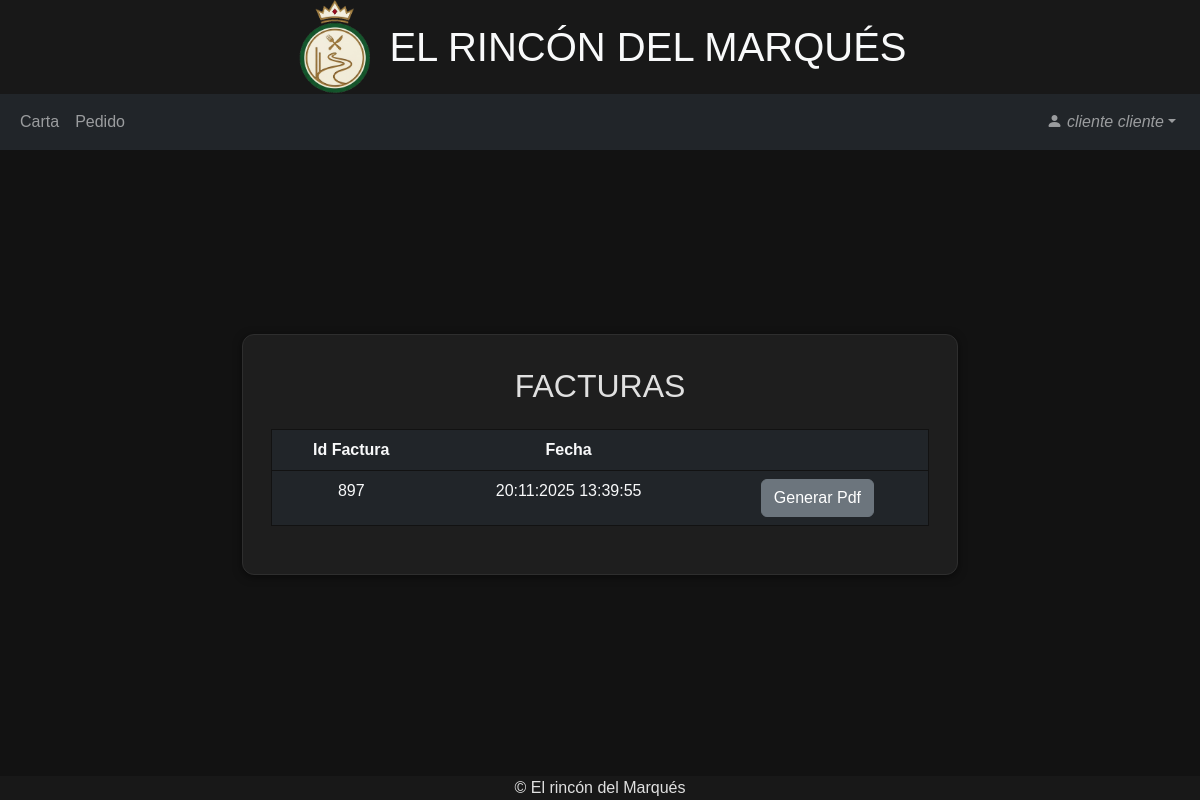
Page /cliente/facturas.php (signed in) on the earlier database version.
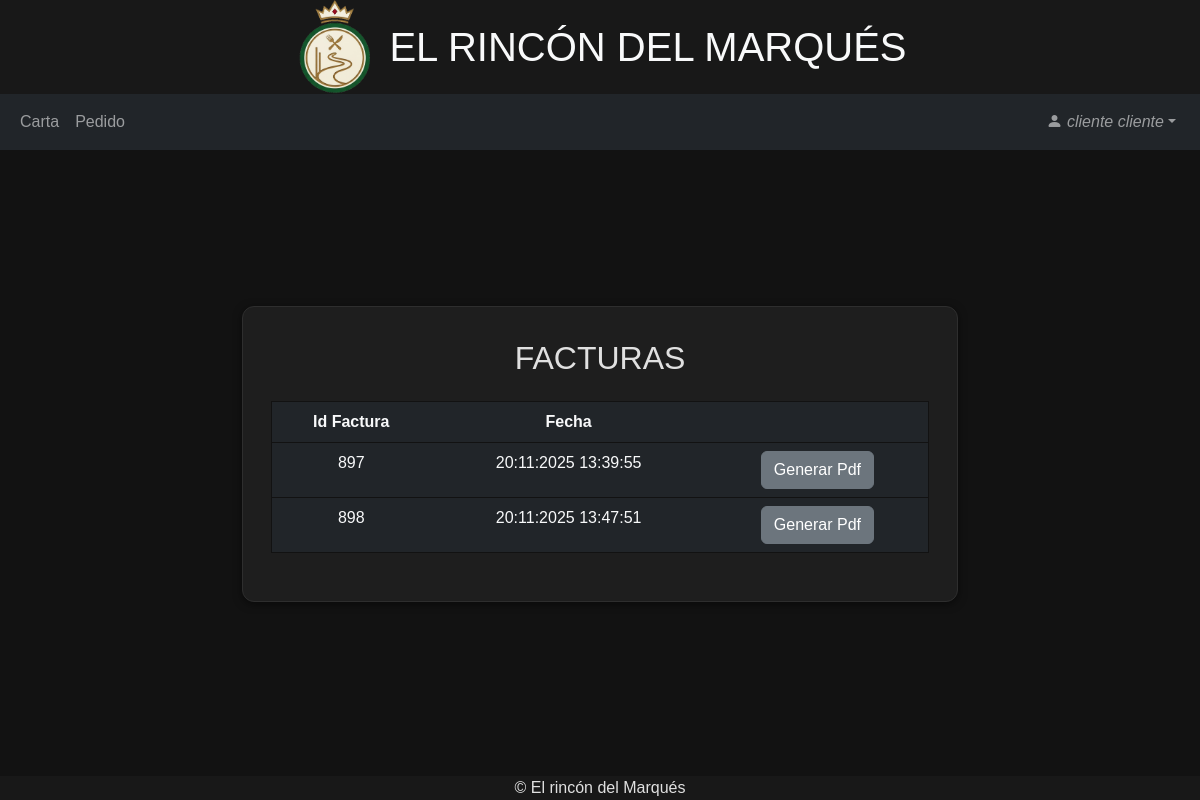
Same page on the later database version.
### tables this page shows
CREATE TABLE `pedido` (
  `id` int(11) NOT NULL,
  `estado` int(11) NOT NULL COMMENT '1-En curso 2-Pagado',
  `dni` varchar(255) NOT NULL,
  `numMesa` int(11) NOT NULL,
  `fecha` varchar(255) NOT NULL,
  `hora` varchar(255) NOT NULL,
  `numComensales` int(11) NOT NULL
);

### cliente/facturas.php (the view, shortened to what this page needs)
<?php
include("../head.php");
?>
<body>
    <?php
    include("../header.php");
    ?>
    <?php
    include("navbarCliente.php");
    ?>
    <section class="d-flex align-items-center">
        <div class="container mt-5">
            <div class="row justify-content-center">
                <div class="col col-md-10 col-lg-9 col-xl-8">
                    <div class="row justify-content-center caja text-center p-3">
                        <div class="col-12 mt-3 mb-3">
                            <h2>FACTURAS</h2>
                        </div>
                        <div class="col-12 mb-3 table-responsive">
                            <table class="table tabla table-dark text-light">
                                <tr>
                                    <th>Id Factura</th>
                                    <th>Fecha</th>
                                    <th></th>
                                </tr>
                                <?php
                                include("../conexion.php");
                                $dni = $_SESSION['dni'];
                                $consulta = "SELECT id, fecha, hora FROM pedido WHERE dni='$dni' AND estado=2";
                                $result = mysqli_query($conn,$consulta);
                                while ($row = mysqli_fetch_assoc($result)) {
                                    $id = $row['id'];
                                    $fecha = $row['fecha'];
                                    $hora = $row['hora'];
                                    echo("
                                    <tr>
                                    <td>$id</td>
                                    <td>$fecha $hora</td>
                                    <td><a role='button' href='generarFactura.php?id=$id' class='btn btn-secondary' target='_blank'>Generar Pdf</a></td>
                                    </tr>
                                    ");
                                }
                                ?>
                            </table>
                        </div>
                    </div>
                </div>
            </div>
        </div>
    </section>
    <?php
    include("../footer.php");
    ?>
</body>
</html>

Differences in the rows shown:
now on this page (row edited): pedido: id "898", fecha "20:11:2025", hora "13:47:51"
